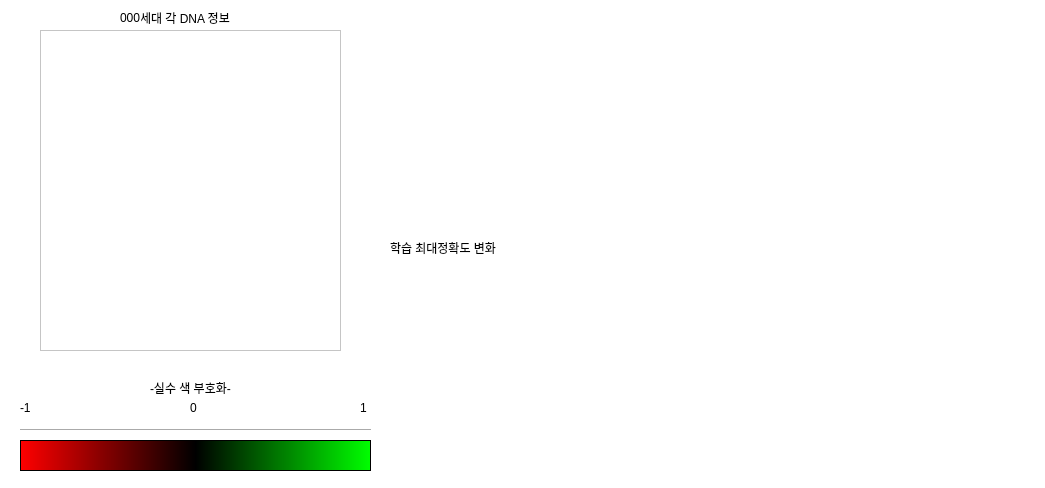
<?xml version="1.0" encoding="UTF-8"?>
<ui version="4.0">
 <class>Dialog</class>
 <widget class="QDialog" name="Dialog">
  <property name="geometry">
   <rect>
    <x>0</x>
    <y>0</y>
    <width>1045</width>
    <height>488</height>
   </rect>
  </property>
  <property name="windowTitle">
   <string>Dialog</string>
  </property>
  <property name="styleSheet">
   <string notr="true">background-color: rgb(255, 255, 255);</string>
  </property>
  <widget class="QLabel" name="label">
   <property name="geometry">
    <rect>
     <x>140</x>
     <y>10</y>
     <width>111</width>
     <height>16</height>
    </rect>
   </property>
   <property name="text">
    <string>세대 각 DNA 정보</string>
   </property>
  </widget>
  <widget class="QGraphicsView" name="graphicsView">
   <property name="geometry">
    <rect>
     <x>40</x>
     <y>30</y>
     <width>301</width>
     <height>321</height>
    </rect>
   </property>
  </widget>
  <widget class="QLabel" name="label_2">
   <property name="geometry">
    <rect>
     <x>120</x>
     <y>10</y>
     <width>21</width>
     <height>16</height>
    </rect>
   </property>
   <property name="text">
    <string>000</string>
   </property>
  </widget>
  <widget class="QGraphicsView" name="graphicsView_2">
   <property name="geometry">
    <rect>
     <x>20</x>
     <y>440</y>
     <width>351</width>
     <height>31</height>
    </rect>
   </property>
   <property name="styleSheet">
    <string notr="true">background-color: qlineargradient(spread:reflect, x1:0, y1:0.5, x2:1, y2:0.5, stop:0 rgba(255, 0, 0, 255), stop:0.5 rgba(0, 0, 0, 255), stop:1 rgba(0, 255, 0, 255));</string>
   </property>
  </widget>
  <widget class="Line" name="line">
   <property name="geometry">
    <rect>
     <x>20</x>
     <y>420</y>
     <width>351</width>
     <height>20</height>
    </rect>
   </property>
   <property name="orientation">
    <enum>Qt::Horizontal</enum>
   </property>
  </widget>
  <widget class="QLabel" name="label_3">
   <property name="geometry">
    <rect>
     <x>190</x>
     <y>400</y>
     <width>16</width>
     <height>16</height>
    </rect>
   </property>
   <property name="text">
    <string>0</string>
   </property>
  </widget>
  <widget class="QLabel" name="label_4">
   <property name="geometry">
    <rect>
     <x>20</x>
     <y>400</y>
     <width>21</width>
     <height>16</height>
    </rect>
   </property>
   <property name="text">
    <string>-1</string>
   </property>
  </widget>
  <widget class="QLabel" name="label_5">
   <property name="geometry">
    <rect>
     <x>360</x>
     <y>400</y>
     <width>16</width>
     <height>16</height>
    </rect>
   </property>
   <property name="text">
    <string>1</string>
   </property>
  </widget>
  <widget class="PlotWidget" name="graphWidget" native="true">
   <property name="geometry">
    <rect>
     <x>390</x>
     <y>260</y>
     <width>631</width>
     <height>201</height>
    </rect>
   </property>
  </widget>
  <widget class="QLabel" name="label_6">
   <property name="geometry">
    <rect>
     <x>390</x>
     <y>240</y>
     <width>131</width>
     <height>16</height>
    </rect>
   </property>
   <property name="text">
    <string>학습 최대정확도 변화</string>
   </property>
  </widget>
  <widget class="QLabel" name="label_7">
   <property name="geometry">
    <rect>
     <x>150</x>
     <y>380</y>
     <width>91</width>
     <height>16</height>
    </rect>
   </property>
   <property name="text">
    <string>-실수 색 부호화-</string>
   </property>
  </widget>
 </widget>
 <customwidgets>
  <customwidget>
   <class>PlotWidget</class>
   <extends>QWidget</extends>
   <header>pyqtgraph</header>
   <container>1</container>
  </customwidget>
 </customwidgets>
 <resources/>
 <connections/>
 <slots>
  <slot>start()</slot>
 </slots>
</ui>
